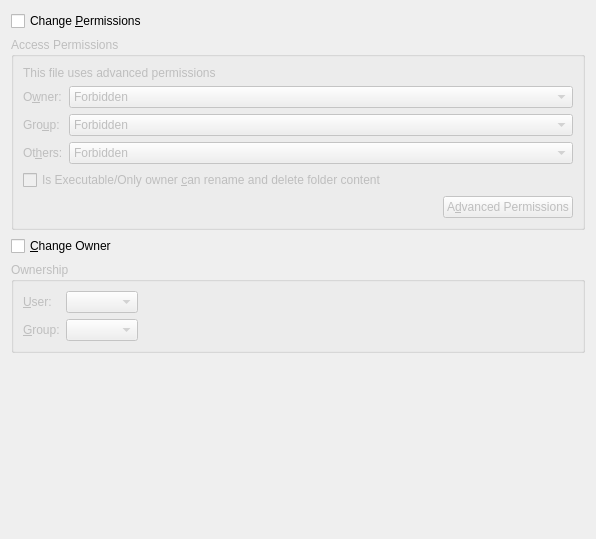
<ui version="4.0" >
 <class>PermissionsPluginWidget</class>
 <widget class="QWidget" name="PermissionsPluginWidget" >
  <property name="geometry" >
   <rect>
    <x>0</x>
    <y>0</y>
    <width>596</width>
    <height>539</height>
   </rect>
  </property>
  <layout class="QVBoxLayout" >
   <item>
    <widget class="QCheckBox" name="checkPermissions" >
     <property name="text" >
      <string>Change &amp;Permissions</string>
     </property>
    </widget>
   </item>
   <item>
    <widget class="QGroupBox" name="groupPermissions" >
     <property name="enabled" >
      <bool>false</bool>
     </property>
     <property name="title" >
      <string>Access Permissions</string>
     </property>
     <layout class="QVBoxLayout" >
      <item>
       <layout class="QGridLayout" >
        <item row="1" column="0" >
         <widget class="QLabel" name="label_3" >
          <property name="text" >
           <string>O&amp;wner:</string>
          </property>
          <property name="buddy" >
           <cstring>comboPermOwner</cstring>
          </property>
         </widget>
        </item>
        <item row="1" column="1" >
         <widget class="QComboBox" name="comboPermOwner" >
          <property name="sizePolicy" >
           <sizepolicy vsizetype="Fixed" hsizetype="Preferred" >
            <horstretch>2</horstretch>
            <verstretch>0</verstretch>
           </sizepolicy>
          </property>
          <item>
           <property name="text" >
            <string>Forbidden</string>
           </property>
          </item>
          <item>
           <property name="text" >
            <string>Can Read</string>
           </property>
          </item>
          <item>
           <property name="text" >
            <string>Can Read &amp; Write</string>
           </property>
          </item>
         </widget>
        </item>
        <item row="2" column="0" >
         <widget class="QLabel" name="label_4" >
          <property name="text" >
           <string>Gro&amp;up:</string>
          </property>
          <property name="buddy" >
           <cstring>comboPermGroup</cstring>
          </property>
         </widget>
        </item>
        <item row="2" column="1" >
         <widget class="QComboBox" name="comboPermGroup" >
          <property name="sizePolicy" >
           <sizepolicy vsizetype="Fixed" hsizetype="Preferred" >
            <horstretch>2</horstretch>
            <verstretch>0</verstretch>
           </sizepolicy>
          </property>
          <item>
           <property name="text" >
            <string>Forbidden</string>
           </property>
          </item>
          <item>
           <property name="text" >
            <string>Can Read</string>
           </property>
          </item>
          <item>
           <property name="text" >
            <string>Can Read &amp; Write</string>
           </property>
          </item>
         </widget>
        </item>
        <item row="3" column="0" >
         <widget class="QLabel" name="label_5" >
          <property name="text" >
           <string>Ot&amp;hers:</string>
          </property>
          <property name="buddy" >
           <cstring>comboPermOthers</cstring>
          </property>
         </widget>
        </item>
        <item row="3" column="1" >
         <widget class="QComboBox" name="comboPermOthers" >
          <property name="sizePolicy" >
           <sizepolicy vsizetype="Fixed" hsizetype="Preferred" >
            <horstretch>2</horstretch>
            <verstretch>0</verstretch>
           </sizepolicy>
          </property>
          <item>
           <property name="text" >
            <string>Forbidden</string>
           </property>
          </item>
          <item>
           <property name="text" >
            <string>Can Read</string>
           </property>
          </item>
          <item>
           <property name="text" >
            <string>Can Read &amp; Write</string>
           </property>
          </item>
         </widget>
        </item>
        <item row="0" column="0" colspan="2" >
         <widget class="QLabel" name="labelAdvanced" >
          <property name="text" >
           <string>This file uses advanced permissions</string>
          </property>
         </widget>
        </item>
       </layout>
      </item>
      <item>
       <widget class="QCheckBox" name="checkFolder" >
        <property name="text" >
         <string>Is Executable/Only owner &amp;can rename and delete folder content</string>
        </property>
       </widget>
      </item>
      <item>
       <layout class="QHBoxLayout" >
        <item>
         <spacer>
          <property name="orientation" >
           <enum>Qt::Horizontal</enum>
          </property>
          <property name="sizeHint" >
           <size>
            <width>40</width>
            <height>20</height>
           </size>
          </property>
         </spacer>
        </item>
        <item>
         <widget class="QPushButton" name="pushButton" >
          <property name="text" >
           <string>A&amp;dvanced Permissions</string>
          </property>
         </widget>
        </item>
       </layout>
      </item>
     </layout>
    </widget>
   </item>
   <item>
    <widget class="QCheckBox" name="checkOwner" >
     <property name="text" >
      <string>&amp;Change Owner</string>
     </property>
    </widget>
   </item>
   <item>
    <widget class="QGroupBox" name="groupOwner" >
     <property name="enabled" >
      <bool>false</bool>
     </property>
     <property name="title" >
      <string>Ownership</string>
     </property>
     <layout class="QGridLayout" >
      <item row="0" column="0" >
       <widget class="QLabel" name="label" >
        <property name="text" >
         <string>&amp;User:</string>
        </property>
        <property name="buddy" >
         <cstring>comboUser</cstring>
        </property>
       </widget>
      </item>
      <item row="0" column="1" >
       <widget class="QComboBox" name="comboUser" />
      </item>
      <item row="0" column="2" >
       <spacer>
        <property name="orientation" >
         <enum>Qt::Horizontal</enum>
        </property>
        <property name="sizeHint" >
         <size>
          <width>40</width>
          <height>20</height>
         </size>
        </property>
       </spacer>
      </item>
      <item row="1" column="0" >
       <widget class="QLabel" name="label_2" >
        <property name="text" >
         <string>&amp;Group:</string>
        </property>
        <property name="buddy" >
         <cstring>comboGroup</cstring>
        </property>
       </widget>
      </item>
      <item row="1" column="1" >
       <widget class="QComboBox" name="comboGroup" />
      </item>
      <item row="1" column="2" >
       <spacer>
        <property name="orientation" >
         <enum>Qt::Horizontal</enum>
        </property>
        <property name="sizeHint" >
         <size>
          <width>40</width>
          <height>20</height>
         </size>
        </property>
       </spacer>
      </item>
     </layout>
    </widget>
   </item>
   <item>
    <spacer>
     <property name="orientation" >
      <enum>Qt::Vertical</enum>
     </property>
     <property name="sizeHint" >
      <size>
       <width>20</width>
       <height>40</height>
      </size>
     </property>
    </spacer>
   </item>
  </layout>
 </widget>
 <resources/>
 <connections/>
</ui>
